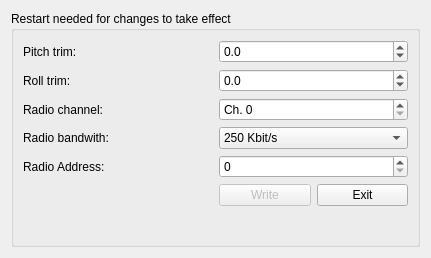
<?xml version="1.0" encoding="UTF-8"?>
<ui version="4.0">
 <class>Form</class>
 <widget class="QWidget" name="Form">
  <property name="windowModality">
   <enum>Qt::ApplicationModal</enum>
  </property>
  <property name="enabled">
   <bool>true</bool>
  </property>
  <property name="geometry">
   <rect>
    <x>0</x>
    <y>0</y>
    <width>431</width>
    <height>258</height>
   </rect>
  </property>
  <property name="windowTitle">
   <string>Crazyflie 2.0 config</string>
  </property>
  <layout class="QGridLayout" name="gridLayout_3">
   <item row="0" column="0">
    <layout class="QVBoxLayout" name="verticalLayout">
     <item>
      <layout class="QGridLayout" name="gridLayout">
       <property name="horizontalSpacing">
        <number>6</number>
       </property>
       <item row="0" column="0">
        <widget class="QGroupBox" name="configBlockGroup">
         <property name="enabled">
          <bool>true</bool>
         </property>
         <property name="title">
          <string>Restart needed for changes to take effect</string>
         </property>
         <layout class="QGridLayout" name="gridLayout_2">
          <item row="6" column="0">
           <widget class="QLabel" name="label_9">
            <property name="text">
             <string>Radio bandwith:</string>
            </property>
           </widget>
          </item>
          <item row="5" column="0">
           <widget class="QLabel" name="label_8">
            <property name="text">
             <string>Radio channel:</string>
            </property>
           </widget>
          </item>
          <item row="5" column="1">
           <widget class="QSpinBox" name="_radio_channel">
            <property name="prefix">
             <string>Ch. </string>
            </property>
            <property name="maximum">
             <number>127</number>
            </property>
           </widget>
          </item>
          <item row="11" column="1">
           <spacer name="verticalSpacer">
            <property name="orientation">
             <enum>Qt::Vertical</enum>
            </property>
            <property name="sizeHint" stdset="0">
             <size>
              <width>20</width>
              <height>40</height>
             </size>
            </property>
           </spacer>
          </item>
          <item row="2" column="1">
           <widget class="QDoubleSpinBox" name="_roll_trim">
            <property name="decimals">
             <number>1</number>
            </property>
            <property name="minimum">
             <double>-10.000000000000000</double>
            </property>
            <property name="maximum">
             <double>10.000000000000000</double>
            </property>
           </widget>
          </item>
          <item row="8" column="1">
           <layout class="QGridLayout" name="gridLayout_4">
            <item row="0" column="1">
             <widget class="QPushButton" name="_exit_btn">
              <property name="text">
               <string>Exit</string>
              </property>
             </widget>
            </item>
            <item row="0" column="0">
             <widget class="QPushButton" name="_write_data_btn">
              <property name="enabled">
               <bool>false</bool>
              </property>
              <property name="text">
               <string>Write</string>
              </property>
             </widget>
            </item>
           </layout>
          </item>
          <item row="1" column="1">
           <widget class="QDoubleSpinBox" name="_pitch_trim">
            <property name="decimals">
             <number>1</number>
            </property>
            <property name="minimum">
             <double>-10.000000000000000</double>
            </property>
            <property name="maximum">
             <double>10.000000000000000</double>
            </property>
           </widget>
          </item>
          <item row="6" column="1">
           <widget class="QComboBox" name="_radio_speed">
            <property name="editable">
             <bool>false</bool>
            </property>
            <property name="currentIndex">
             <number>0</number>
            </property>
            <item>
             <property name="text">
              <string>250 Kbit/s</string>
             </property>
            </item>
            <item>
             <property name="text">
              <string>1 MBit/s</string>
             </property>
            </item>
            <item>
             <property name="text">
              <string> 2 MBit/s</string>
             </property>
            </item>
           </widget>
          </item>
          <item row="1" column="0">
           <widget class="QLabel" name="label_4">
            <property name="text">
             <string>Pitch trim:</string>
            </property>
           </widget>
          </item>
          <item row="2" column="0">
           <widget class="QLabel" name="label_6">
            <property name="text">
             <string>Roll trim:</string>
            </property>
           </widget>
          </item>
          <item row="7" column="0">
           <widget class="QLabel" name="label_10">
            <property name="text">
             <string>Radio Address:</string>
            </property>
           </widget>
          </item>
          <item row="7" column="1">
           <widget class="HexSpinBox" name="_radio_address">
           </widget>
          </item>
         </layout>
        </widget>
       </item>
      </layout>
     </item>
    </layout>
   </item>
  </layout>
 </widget>
 <customwidgets>
  <customwidget>
   <class>HexSpinBox</class>
   <extends>QSpinBox</extends>
   <header>cfclient.ui.widgets.hexspinbox</header>
  </customwidget>
 </customwidgets>
 <resources/>
 <connections/>
</ui>
